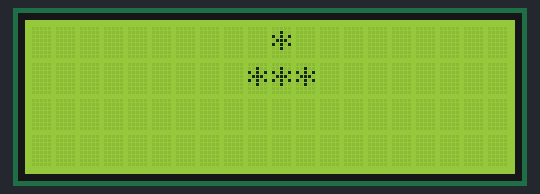
A sketch run on a simulated Arduino Uno, built with avr-gcc and run on an emulated ATmega328P. Parts: 20×4 character LCD.

Above: at 0.6 s.
At 1.6 s:
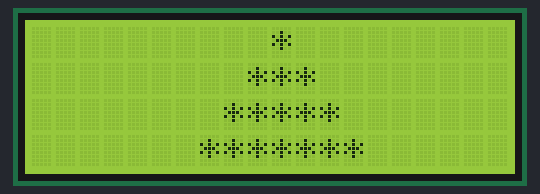
At 2.1 s:
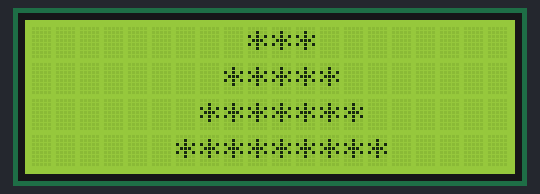
At 2.7 s:
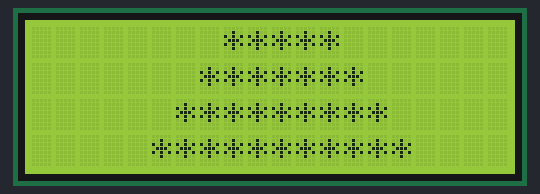
At 3.7 s:
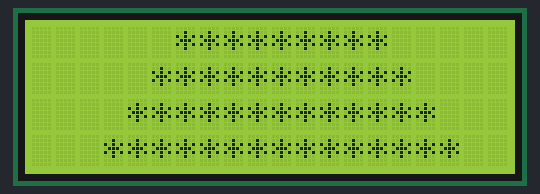
At 4.7 s:
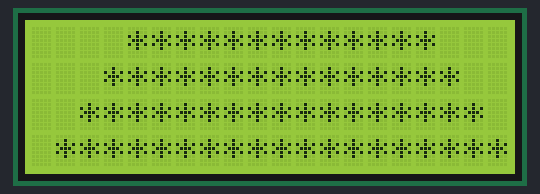

Measured:
- what the display in image 0 shows lasts 0.5 s, from 0.6 s to 1.1 s

The sketch:

printingStack.ino
```cpp
#include <Wire.h>
#include <LiquidCrystal_I2C.h>

LiquidCrystal_I2C lcd(0x27, 20, 4);

void setup()
{
  lcd.init();
  lcd.backlight();

  for (int i=0; i<10; i++) {
    if (i < 4) {                  // Edit this line
      lcd.setCursor(10-i, i);        // Edit this line
      for (int j=0; j<2*i+1; j++) {   // Edit this line
        lcd.print("*");
      }
    }

    else {
      for (int j=0; j<4; j++) {
        lcd.setCursor(13-i-j, j);     // Edit this line
        lcd.print("*");
        lcd.setCursor(7+i+j, j);     // Edit this line
        lcd.print("*");
      }
    }

    delay(500);
  }
}

void loop() {}
```
